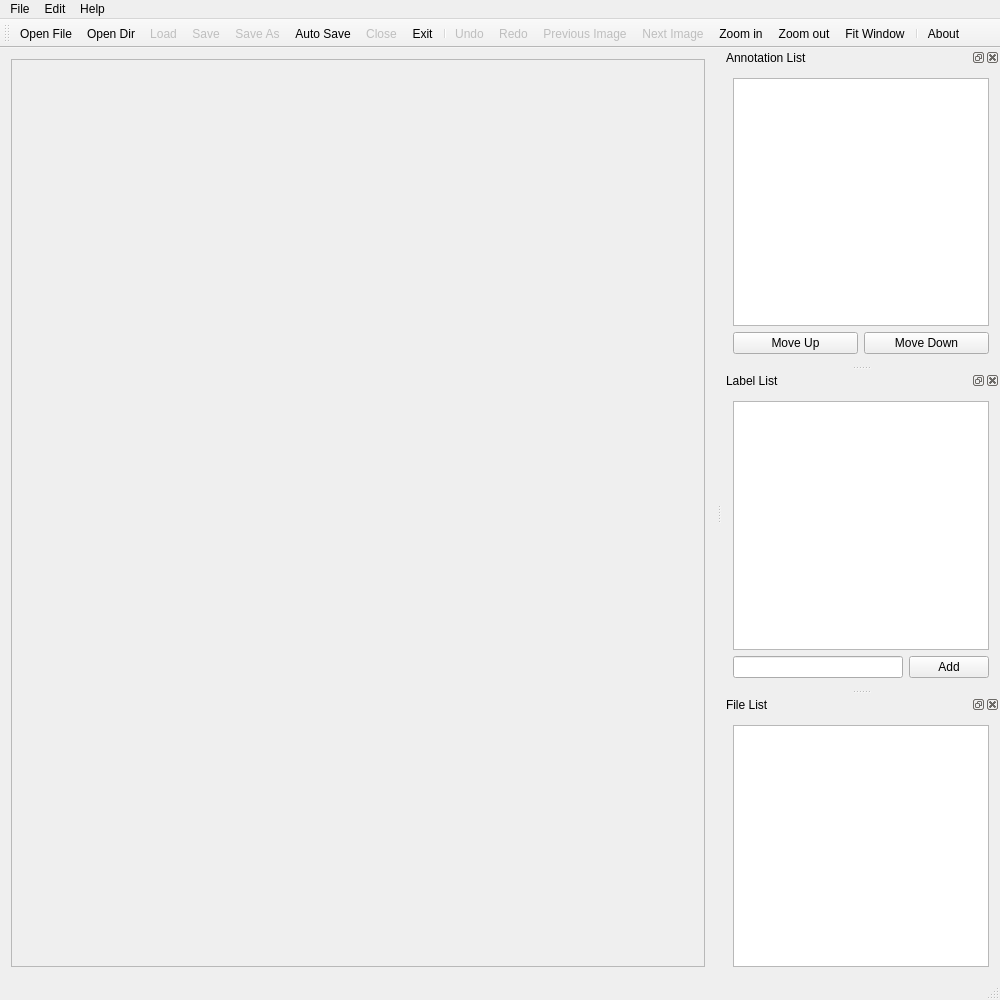
<?xml version="1.0" encoding="UTF-8"?>
<ui version="4.0">
 <class>MainWindow</class>
 <widget class="QMainWindow" name="MainWindow">
  <property name="geometry">
   <rect>
    <x>0</x>
    <y>0</y>
    <width>1000</width>
    <height>1000</height>
   </rect>
  </property>
  <property name="windowTitle">
   <string>Image Labeler</string>
  </property>
  <widget class="QWidget" name="centralWidget">
   <layout class="QHBoxLayout" name="horizontalLayout">
    <item>
     <widget class="QScrollArea" name="scrollArea">
      <property name="widgetResizable">
       <bool>true</bool>
      </property>
      <widget class="QWidget" name="scrollAreaWidgetContents">
       <property name="geometry">
        <rect>
         <x>0</x>
         <y>0</y>
         <width>693</width>
         <height>881</height>
        </rect>
       </property>
      </widget>
     </widget>
    </item>
   </layout>
  </widget>
  <widget class="QMenuBar" name="menuBar">
   <property name="geometry">
    <rect>
     <x>0</x>
     <y>0</y>
     <width>1000</width>
     <height>22</height>
    </rect>
   </property>
   <widget class="QMenu" name="menu_file">
    <property name="title">
     <string>File</string>
    </property>
    <addaction name="actionOpen_File"/>
    <addaction name="actionOpen_Dir"/>
    <addaction name="actionLoad"/>
    <addaction name="actionClose"/>
    <addaction name="separator"/>
    <addaction name="actionSave"/>
    <addaction name="actionSave_As"/>
    <addaction name="actionAuto_Save"/>
    <addaction name="separator"/>
    <addaction name="actionExit"/>
   </widget>
   <widget class="QMenu" name="menu_edit">
    <property name="title">
     <string>Edit</string>
    </property>
    <addaction name="actionUndo"/>
    <addaction name="actionRedo"/>
    <addaction name="separator"/>
    <addaction name="actionZoom_in"/>
    <addaction name="actionZoom_out"/>
    <addaction name="actionFit_Window"/>
    <addaction name="separator"/>
    <addaction name="actionPrevious_Image"/>
    <addaction name="actionNext_Image"/>
   </widget>
   <widget class="QMenu" name="menu_help">
    <property name="title">
     <string>Help</string>
    </property>
    <addaction name="actionAbout"/>
   </widget>
   <addaction name="menu_file"/>
   <addaction name="menu_edit"/>
   <addaction name="menu_help"/>
  </widget>
  <widget class="QToolBar" name="mainToolBar">
   <attribute name="toolBarArea">
    <enum>TopToolBarArea</enum>
   </attribute>
   <attribute name="toolBarBreak">
    <bool>false</bool>
   </attribute>
   <addaction name="actionOpen_File"/>
   <addaction name="actionOpen_Dir"/>
   <addaction name="actionLoad"/>
   <addaction name="actionSave"/>
   <addaction name="actionSave_As"/>
   <addaction name="actionAuto_Save"/>
   <addaction name="actionClose"/>
   <addaction name="actionExit"/>
   <addaction name="separator"/>
   <addaction name="actionUndo"/>
   <addaction name="actionRedo"/>
   <addaction name="actionPrevious_Image"/>
   <addaction name="actionNext_Image"/>
   <addaction name="actionZoom_in"/>
   <addaction name="actionZoom_out"/>
   <addaction name="actionFit_Window"/>
   <addaction name="separator"/>
   <addaction name="actionAbout"/>
  </widget>
  <widget class="QStatusBar" name="statusBar"/>
  <widget class="QDockWidget" name="annotationDockWidget">
   <property name="windowTitle">
    <string>Annotation List</string>
   </property>
   <attribute name="dockWidgetArea">
    <number>2</number>
   </attribute>
   <widget class="QWidget" name="dockWidgetContents_anno">
    <layout class="QVBoxLayout" name="verticalLayout">
     <item>
      <widget class="CustomListWidget" name="annoListWidget"/>
     </item>
     <item>
      <layout class="QHBoxLayout" name="horizontalLayout_3">
       <item>
        <widget class="QPushButton" name="pushButton_moveUp">
         <property name="text">
          <string>Move Up</string>
         </property>
        </widget>
       </item>
       <item>
        <widget class="QPushButton" name="pushButton_moveDown">
         <property name="text">
          <string>Move Down</string>
         </property>
        </widget>
       </item>
      </layout>
     </item>
    </layout>
   </widget>
  </widget>
  <widget class="QDockWidget" name="labelDockWidget">
   <property name="windowTitle">
    <string>Label List</string>
   </property>
   <attribute name="dockWidgetArea">
    <number>2</number>
   </attribute>
   <widget class="QWidget" name="dockWidgetContents_label">
    <layout class="QVBoxLayout" name="verticalLayout_3">
     <item>
      <widget class="CustomListWidget" name="labelListWidget"/>
     </item>
     <item>
      <layout class="QHBoxLayout" name="horizontalLayout_2">
       <item>
        <widget class="QLineEdit" name="lineEdit_addLabel"/>
       </item>
       <item>
        <widget class="QPushButton" name="pushButton_addLabel">
         <property name="text">
          <string>Add</string>
         </property>
        </widget>
       </item>
      </layout>
     </item>
    </layout>
   </widget>
  </widget>
  <widget class="QDockWidget" name="fileDockWidget">
   <property name="windowTitle">
    <string>File List</string>
   </property>
   <attribute name="dockWidgetArea">
    <number>2</number>
   </attribute>
   <widget class="QWidget" name="dockWidgetContents">
    <layout class="QVBoxLayout" name="verticalLayout_4">
     <item>
      <widget class="CustomListWidget" name="fileListWidget"/>
     </item>
    </layout>
   </widget>
  </widget>
  <action name="actionOpen_File">
   <property name="icon">
    <iconset resource="resource.qrc">
     <normaloff>:/icons/icons/file.png</normaloff>:/icons/icons/file.png</iconset>
   </property>
   <property name="text">
    <string>Open File</string>
   </property>
   <property name="shortcut">
    <string>Ctrl+O</string>
   </property>
  </action>
  <action name="actionOpen_Dir">
   <property name="icon">
    <iconset resource="resource.qrc">
     <normaloff>:/icons/icons/open.png</normaloff>:/icons/icons/open.png</iconset>
   </property>
   <property name="text">
    <string>Open Dir</string>
   </property>
   <property name="toolTip">
    <string>Open Dir</string>
   </property>
   <property name="shortcut">
    <string>Ctrl+D</string>
   </property>
  </action>
  <action name="actionSave">
   <property name="enabled">
    <bool>false</bool>
   </property>
   <property name="icon">
    <iconset resource="resource.qrc">
     <normaloff>:/icons/icons/save.png</normaloff>:/icons/icons/save.png</iconset>
   </property>
   <property name="text">
    <string>Save</string>
   </property>
   <property name="shortcut">
    <string>Ctrl+S</string>
   </property>
  </action>
  <action name="actionExit">
   <property name="icon">
    <iconset resource="resource.qrc">
     <normaloff>:/icons/icons/quit.png</normaloff>:/icons/icons/quit.png</iconset>
   </property>
   <property name="text">
    <string>Exit</string>
   </property>
   <property name="shortcut">
    <string>Ctrl+Q</string>
   </property>
  </action>
  <action name="actionSave_As">
   <property name="enabled">
    <bool>false</bool>
   </property>
   <property name="icon">
    <iconset resource="resource.qrc">
     <normaloff>:/icons/icons/save-as.png</normaloff>:/icons/icons/save-as.png</iconset>
   </property>
   <property name="text">
    <string>Save As</string>
   </property>
   <property name="shortcut">
    <string>Ctrl+Shift+S</string>
   </property>
  </action>
  <action name="actionAuto_Save">
   <property name="checkable">
    <bool>true</bool>
   </property>
   <property name="icon">
    <iconset resource="resource.qrc">
     <normaloff>:/icons/icons/edit.png</normaloff>:/icons/icons/edit.png</iconset>
   </property>
   <property name="text">
    <string>Auto Save</string>
   </property>
  </action>
  <action name="actionUndo">
   <property name="enabled">
    <bool>false</bool>
   </property>
   <property name="icon">
    <iconset resource="resource.qrc">
     <normaloff>:/icons/icons/undo.png</normaloff>:/icons/icons/undo.png</iconset>
   </property>
   <property name="text">
    <string>Undo</string>
   </property>
   <property name="shortcut">
    <string>Ctrl+Z</string>
   </property>
  </action>
  <action name="actionRedo">
   <property name="enabled">
    <bool>false</bool>
   </property>
   <property name="icon">
    <iconset resource="resource.qrc">
     <normaloff>:/icons/icons/redo.png</normaloff>:/icons/icons/redo.png</iconset>
   </property>
   <property name="text">
    <string>Redo</string>
   </property>
   <property name="shortcut">
    <string>Ctrl+Shift+Z</string>
   </property>
  </action>
  <action name="actionAbout">
   <property name="icon">
    <iconset resource="resource.qrc">
     <normaloff>:/icons/icons/help.png</normaloff>:/icons/icons/help.png</iconset>
   </property>
   <property name="text">
    <string>About</string>
   </property>
  </action>
  <action name="actionZoom_in">
   <property name="icon">
    <iconset resource="resource.qrc">
     <normaloff>:/icons/icons/zoom-in.png</normaloff>:/icons/icons/zoom-in.png</iconset>
   </property>
   <property name="text">
    <string>Zoom in</string>
   </property>
  </action>
  <action name="actionZoom_out">
   <property name="icon">
    <iconset resource="resource.qrc">
     <normaloff>:/icons/icons/zoom-out.png</normaloff>:/icons/icons/zoom-out.png</iconset>
   </property>
   <property name="text">
    <string>Zoom out</string>
   </property>
  </action>
  <action name="actionFit_Window">
   <property name="icon">
    <iconset resource="resource.qrc">
     <normaloff>:/icons/icons/fit-window.png</normaloff>:/icons/icons/fit-window.png</iconset>
   </property>
   <property name="text">
    <string>Fit Window</string>
   </property>
  </action>
  <action name="actionClose">
   <property name="enabled">
    <bool>false</bool>
   </property>
   <property name="icon">
    <iconset resource="resource.qrc">
     <normaloff>:/icons/icons/close.png</normaloff>:/icons/icons/close.png</iconset>
   </property>
   <property name="text">
    <string>Close</string>
   </property>
   <property name="shortcut">
    <string>Ctrl+W</string>
   </property>
  </action>
  <action name="actionPrevious_Image">
   <property name="enabled">
    <bool>false</bool>
   </property>
   <property name="icon">
    <iconset resource="resource.qrc">
     <normaloff>:/icons/icons/prev.png</normaloff>:/icons/icons/prev.png</iconset>
   </property>
   <property name="text">
    <string>Previous Image</string>
   </property>
   <property name="shortcut">
    <string>Ctrl+Left</string>
   </property>
  </action>
  <action name="actionNext_Image">
   <property name="enabled">
    <bool>false</bool>
   </property>
   <property name="icon">
    <iconset resource="resource.qrc">
     <normaloff>:/icons/icons/next.png</normaloff>:/icons/icons/next.png</iconset>
   </property>
   <property name="text">
    <string>Next Image</string>
   </property>
   <property name="shortcut">
    <string>Ctrl+Right</string>
   </property>
  </action>
  <action name="actionLoad">
   <property name="enabled">
    <bool>false</bool>
   </property>
   <property name="icon">
    <iconset resource="resource.qrc">
     <normaloff>:/icons/icons/copy.png</normaloff>:/icons/icons/copy.png</iconset>
   </property>
   <property name="text">
    <string>Load Labels and Annotations</string>
   </property>
   <property name="iconText">
    <string>Load</string>
   </property>
   <property name="toolTip">
    <string>Load</string>
   </property>
   <property name="shortcut">
    <string>Ctrl+L</string>
   </property>
  </action>
  <zorder>annotationDockWidget</zorder>
  <zorder>labelDockWidget</zorder>
  <zorder>fileDockWidget</zorder>
 </widget>
 <layoutdefault spacing="6" margin="11"/>
 <customwidgets>
  <customwidget>
   <class>CustomListWidget</class>
   <extends>QListWidget</extends>
   <header location="global">customlistwidget.h</header>
  </customwidget>
 </customwidgets>
 <resources>
  <include location="resource.qrc"/>
 </resources>
 <connections/>
</ui>
